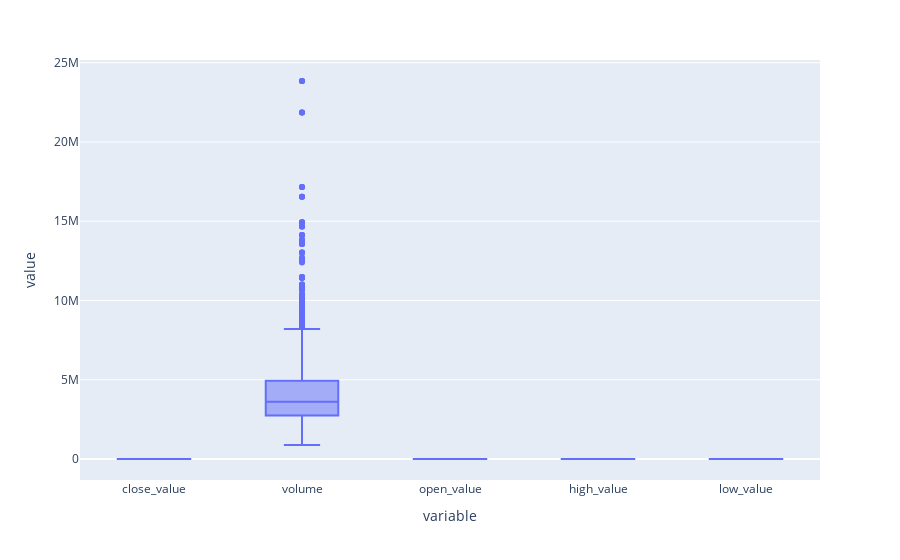

This figure's notebook cell:
### Code cell
fig = px.box(stocks1, )
fig.show()

### Figure 1 — Plotly figure (JSON) as saved in the notebook; plotly's stock layout.template omitted (floating-point values rounded to 4 significant figures; data arrays with more than 128 entries replaced by an {"elided": "..."} marker saying what was removed)
{"data": [{"alignmentgroup": "True", "hovertemplate": "variable=%{x}<br>value=%{y}<extra></extra>", "legendgroup": "", "marker": {"color": "#636efa"}, "name": "", "notched": false, "offsetgroup": "", "orientation": "v", "showlegend": false, "type": "box", "x": {"elided": "9130 str values"}, "x0": " ", "xaxis": "x", "y": {"elided": "9130 float values"}, "y0": " ", "yaxis": "y"}], "layout": {"boxmode": "group", "legend": {"tracegroupgap": 0}, "margin": {"t": 60}, "xaxis": {"anchor": "y", "domain": [0, 1], "title": {"text": "variable"}}, "yaxis": {"anchor": "x", "domain": [0, 1], "title": {"text": "value"}}}}
